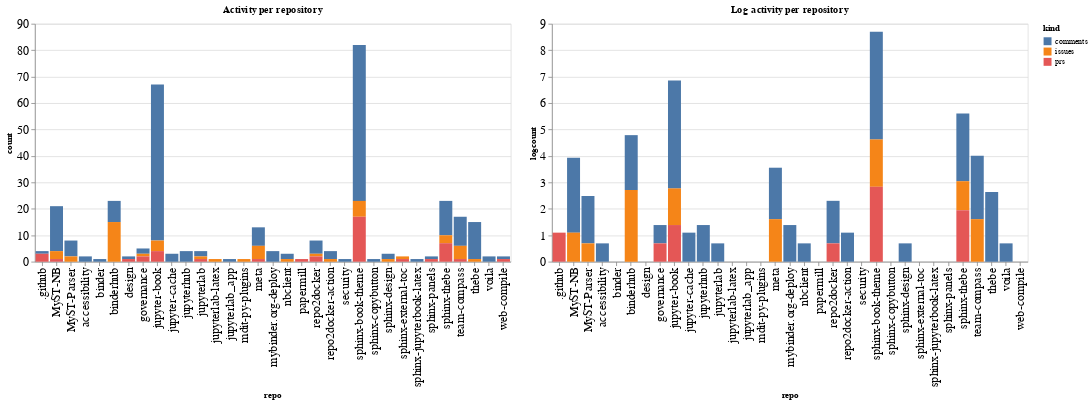

The notebook cell this image was saved under:
### Code cell
ch1 = alt.Chart(repo_summaries, width=600, title="Activity per repository").mark_bar().encode(
    x='repo',
    y='count',
    color='kind',
    tooltip="kind"
)

ch2 = alt.Chart(repo_summaries, width=600, title="Log activity per repository").mark_bar().encode(
    x='repo',
    y='logcount',
    color='kind',
    tooltip="kind"
)

ch1 | ch2

### Figure 1 — Vega-Lite specification as saved in the notebook (floating-point values rounded to 4 significant figures)
{"config": {"axisLeft": {"labelFontSize": 15}, "axisBottom": {"labelFontSize": 15}}, "hconcat": [{"mark": "bar", "encoding": {"color": {"type": "nominal", "field": "kind"}, "tooltip": {"type": "nominal", "field": "kind"}, "x": {"type": "nominal", "field": "repo"}, "y": {"type": "quantitative", "field": "count"}}, "title": "Activity per repository", "width": 600}, {"mark": "bar", "encoding": {"color": {"type": "nominal", "field": "kind"}, "tooltip": {"type": "nominal", "field": "kind"}, "x": {"type": "nominal", "field": "repo"}, "y": {"type": "quantitative", "field": "logcount"}}, "title": "Log activity per repository", "width": 600}], "data": {"name": "data-48090976384f514ec4622531ae20d9e6"}, "$schema": "https://vega.github.io/schema/vega-lite/v4.8.1.json", "datasets": {"data-48090976384f514ec4622531ae20d9e6": [{"repo": ".github", "kind": "comments", "count": 1, "logcount": 0.0}, {"repo": ".github", "kind": "prs", "count": 3, "logcount": 1.099}, {"repo": "MyST-NB", "kind": "comments", "count": 17, "logcount": 2.833}, {"repo": "MyST-NB", "kind": "issues", "count": 3, "logcount": 1.099}, {"repo": "MyST-NB", "kind": "prs", "count": 1, "logcount": 0.0}, {"repo": "MyST-Parser", "kind": "comments", "count": 6, "logcount": 1.792}, {"repo": "MyST-Parser", "kind": "issues", "count": 2, "logcount": 0.6931}, {"repo": "accessibility", "kind": "comments", "count": 2, "logcount": 0.6931}, {"repo": "binder", "kind": "comments", "count": 1, "logcount": 0.0}, {"repo": "binderhub", "kind": "comments", "count": 8, "logcount": 2.079}, {"repo": "binderhub", "kind": "issues", "count": 15, "logcount": 2.708}, {"repo": "design", "kind": "comments", "count": 1, "logcount": 0.0}, {"repo": "design", "kind": "prs", "count": 1, "logcount": 0.0}, {"repo": "governance", "kind": "comments", "count": 2, "logcount": 0.6931}, {"repo": "governance", "kind": "issues", "count": 1, "logcount": 0.0}, {"repo": "governance", "kind": "prs", "count": 2, "logcount": 0.6931}, {"repo": "jupyter-book", "kind": "comments", "count": 59, "logcount": 4.078}, {"repo": "jupyter-book", "kind": "issues", "count": 4, "logcount": 1.386}, {"repo": "jupyter-book", "kind": "prs", "count": 4, "logcount": 1.386}, {"repo": "jupyter-cache", "kind": "comments", "count": 3, "logcount": 1.099}, {"repo": "jupyterhub", "kind": "comments", "count": 4, "logcount": 1.386}, {"repo": "jupyterlab", "kind": "comments", "count": 2, "logcount": 0.6931}, {"repo": "jupyterlab", "kind": "issues", "count": 1, "logcount": 0.0}, {"repo": "jupyterlab", "kind": "prs", "count": 1, "logcount": 0.0}, {"repo": "jupyterlab-latex", "kind": "issues", "count": 1, "logcount": 0.0}, {"repo": "jupyterlab_app", "kind": "comments", "count": 1, "logcount": 0.0}, {"repo": "mdit-py-plugins", "kind": "issues", "count": 1, "logcount": 0.0}, {"repo": "meta", "kind": "comments", "count": 7, "logcount": 1.946}, {"repo": "meta", "kind": "issues", "count": 5, "logcount": 1.609}, {"repo": "meta", "kind": "prs", "count": 1, "logcount": 0.0}, {"repo": "mybinder.org-deploy", "kind": "comments", "count": 4, "logcount": 1.386}, {"repo": "nbclient", "kind": "comments", "count": 2, "logcount": 0.6931}, {"repo": "nbclient", "kind": "issues", "count": 1, "logcount": 0.0}, {"repo": "papermill", "kind": "prs", "count": 1, "logcount": 0.0}, {"repo": "repo2docker", "kind": "comments", "count": 5, "logcount": 1.609}, {"repo": "repo2docker", "kind": "issues", "count": 1, "logcount": 0.0}, {"repo": "repo2docker", "kind": "prs", "count": 2, "logcount": 0.6931}, {"repo": "repo2docker-action", "kind": "comments", "count": 3, "logcount": 1.099}, {"repo": "repo2docker-action", "kind": "issues", "count": 1, "logcount": 0.0}, {"repo": "security", "kind": "comments", "count": 1, "logcount": 0.0}, {"repo": "sphinx-book-theme", "kind": "comments", "count": 59, "logcount": 4.078}, {"repo": "sphinx-book-theme", "kind": "issues", "count": 6, "logcount": 1.792}, {"repo": "sphinx-book-theme", "kind": "prs", "count": 17, "logcount": 2.833}, {"repo": "sphinx-copybutton", "kind": "comments", "count": 1, "logcount": 0.0}, {"repo": "sphinx-design", "kind": "comments", "count": 2, "logcount": 0.6931}, {"repo": "sphinx-design", "kind": "issues", "count": 1, "logcount": 0.0}, {"repo": "sphinx-external-toc", "kind": "issues", "count": 1, "logcount": 0.0}, {"repo": "sphinx-external-toc", "kind": "prs", "count": 1, "logcount": 0.0}, {"repo": "sphinx-jupyterbook-latex", "kind": "comments", "count": 1, "logcount": 0.0}, {"repo": "sphinx-panels", "kind": "comments", "count": 1, "logcount": 0.0}, {"repo": "sphinx-panels", "kind": "prs", "count": 1, "logcount": 0.0}, {"repo": "sphinx-thebe", "kind": "comments", "count": 13, "logcount": 2.565}, {"repo": "sphinx-thebe", "kind": "issues", "count": 3, "logcount": 1.099}, {"repo": "sphinx-thebe", "kind": "prs", "count": 7, "logcount": 1.946}, {"repo": "team-compass", "kind": "comments", "count": 11, "logcount": 2.398}, {"repo": "team-compass", "kind": "issues", "count": 5, "logcount": 1.609}, {"repo": "team-compass", "kind": "prs", "count": 1, "logcount": 0.0}, {"repo": "thebe", "kind": "comments", "count": 14, "logcount": 2.639}, {"repo": "thebe", "kind": "issues", "count": 1, "logcount": 0.0}, {"repo": "voila", "kind": "comments", "count": 2, "logcount": 0.6931}, {"repo": "web-compile", "kind": "comments", "count": 1, "logcount": 0.0}, {"repo": "web-compile", "kind": "prs", "count": 1, "logcount": 0.0}]}}
